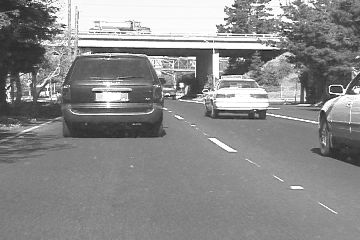
#> input picture Lucas-Kanade tracker/Code/Car4/img/0028.jpg, 360 x 240 px; its folder holds only this picture in this run
$ python Car_Script.py   (older library calls are emulated)
#> lines starting #> are read from the running program, lines starting #| are printed output that depends on the picture
# Car Tracking
import cv2
import numpy as np
import glob

def adjust_gamma(image, gamma=1.5):
    invGamma = 1.0 / gamma
    table = np.array([((i / 255.0) ** invGamma) * 255
                      for i in np.arange(0, 256)]).astype("uint8")

    return cv2.LUT(image, table)

def shift_data(tmp_mean, img):
    tmp_mean_matrix = np.full((img.shape), tmp_mean)
    img_mean_matrix = np.full((img.shape), np.mean(img))
    std_ = np.std(img)
    z_score = np.true_divide((img.astype(int) - tmp_mean_matrix.astype(int)), std_)
    dmean = np.mean(img) - tmp_mean

    if dmean < 2:
        shifted_img = -(z_score * std_).astype(int) + img_mean_matrix.astype(int)

    else:
        shifted_img = (z_score * std_).astype(int) + img_mean_matrix.astype(int)

    return shifted_img.astype(dtype=np.uint8)

def get_ROI():
    ROI = [[[70, 51], [177, 138]], [[144, 66], [213, 123]], [[160, 67], [228, 121]], [[193, 62], [254, 116]],
           [[208, 68], [267, 115]], [[210, 68], [278, 117]]]
    return ROI


def get_template(Image, frame_number):
    ROI = get_ROI()
    if frame_number == 0:
        ROI = ROI[0]
    if frame_number == 212:
        ROI = ROI[1]
    if frame_number == 230:
        ROI = ROI[2]
    if frame_number == 280:
        ROI = ROI[3]
    if frame_number == 321:
        ROI = ROI[4]
    if frame_number == 449:
        ROI = ROI[5]
    x = ROI[0][1]
    y = ROI[0][0]
    w = ROI[1][1]
    h = ROI[1][0]
    Temp = Image[x:w, y:h]
    Temp = cv2.equalizeHist(Temp)
    return ROI, Temp

def update_p(p, Delta_p):
    denominator = (1 + Delta_p[0]) * (1 + Delta_p[3]) - Delta_p[1] * Delta_p[2]
    Delta_p_0 = (-Delta_p[0] - Delta_p[0] * Delta_p[3] + Delta_p[1] * Delta_p[2]) / denominator
    Delta_p_1 = (-Delta_p[1]) / denominator
    Delta_p_2 = (-Delta_p[2]) / denominator
    Delta_p_3 = (-Delta_p[3] - Delta_p[0] * Delta_p[3] + Delta_p[1] * Delta_p[2]) / denominator
    Delta_p_4 = (-Delta_p[4] - Delta_p[3] * Delta_p[4] + Delta_p[2] * Delta_p[5]) / denominator
    Delta_p_5 = (-Delta_p[5] - Delta_p[0] * Delta_p[5] + Delta_p[1] * Delta_p[4]) / denominator

    p[0] += Delta_p_0 + p[0] * Delta_p_0 + p[2] * Delta_p_1
    p[1] += Delta_p_1 + p[1] * Delta_p_0 + p[3] * Delta_p_1
    p[2] += Delta_p_2 + p[0] * Delta_p_2 + p[2] * Delta_p_3
    p[3] += Delta_p_3 + p[1] * Delta_p_2 + p[3] * Delta_p_3
    p[4] += Delta_p_4 + p[0] * Delta_p_4 + p[2] * Delta_p_5
    p[5] += Delta_p_5 + p[1] * Delta_p_4 + p[3] * Delta_p_5

    return p


def Affine_LK_TRacker(img, tmp, rect, p):
    # Initialization
    rows, cols = tmp.shape

    iteration = 200
    # Calculate gradient of template
    grad_x = cv2.Sobel(tmp, cv2.CV_64F, 1, 0, ksize=5)
    grad_y = cv2.Sobel(tmp, cv2.CV_64F, 0, 1, ksize=5)

    # Calculate Jacobian
    x = np.array(range(cols))
    y = np.array(range(rows))
    x, y = np.meshgrid(x, y)
    ones = np.ones((rows, cols))
    zeros = np.zeros((rows, cols))
    row1 = np.stack((x, zeros, y, zeros, ones, zeros), axis=2)
    row2 = np.stack((zeros, x, zeros, y, zeros, ones), axis=2)
    jacob = np.stack((row1, row2), axis=2)

    # Set gradient of a pixel into 1 by 2 vector
    grad = np.stack((grad_x, grad_y), axis=2)
    grad = np.expand_dims((grad), axis=2)
    steepest_descents = np.matmul(grad, jacob)
    steepest_descents_trans = np.transpose(steepest_descents, (0, 1, 3, 2))

    # Compute Hessian matrix
    H = np.matmul(steepest_descents_trans, steepest_descents).sum((0, 1))

    for i in range(iteration):
        # Calculate warp image
        warp_mat = np.array([[1 + p[0], p[2], p[4]], [p[1], 1 + p[3], p[5]]])
        warp_img = cv2.warpAffine(img, warp_mat, (0, 0))
        warp_img = warp_img[rect[0][1]:rect[1][1], rect[0][0]:rect[1][0]]
        # Equalize the image
        warp_img = cv2.equalizeHist(warp_img)

        if np.linalg.norm(warp_img) < np.linalg.norm(tmp):
            warp_img = adjust_gamma(warp_img, gamma=1.1)

        # warp_img = shift_data(np.mean(tmp), warp_img)

        # Compute the error term
        error = tmp.astype(float) - warp_img.astype(float)

        # Compute steepest-gradient-descent update
        error = error.reshape((rows, cols, 1, 1))
        update = (steepest_descents_trans * error).sum((0, 1))
        Delta_p = np.matmul(np.linalg.pinv(H), update).reshape((-1))

        # Update p
        p = update_p(p, Delta_p)
    return p

def recalculate_coordinates(ROI, warp_mat):
    ROI_other = [[ROI[1][0], ROI[0][1]], [ROI[0][0], ROI[1][1]]]
    newROI = np.hstack((ROI, [[1], [1]]))
    newROI_other = np.hstack((ROI_other, [[1], [1]]))
    newROI = np.dot(warp_mat, newROI.T).astype(np.int32)
    newROI_other = np.dot(warp_mat, newROI_other.T).astype(np.int32)
    pts = np.array([newROI.T[0], newROI_other.T[0], newROI.T[1], newROI_other.T[1]])
    pts = pts.reshape((-1, 1, 2))
    return pts

def main():
    frame_increase = 0
    image_list = []
    image1=[]
    ROI=get_ROI()
    for img in glob.glob((r"Car4/img/*.jpg")):
        image1.append(img)
    image1.sort()
    for img in image1:
        image = cv2.imread(img)
#> image is the input picture: shape (240, 360, 3); min 18, max 255, mean 138.5
        grey = cv2.cvtColor(image, cv2.COLOR_BGR2GRAY)

        if frame_increase == 0 or frame_increase == 212 or frame_increase == 230 or frame_increase == 280 or frame_increase == 321 or frame_increase == 449:
            p = np.zeros(6)
            ROI, template = get_template(grey, frame_increase)
#> in get_template, `Temp = Image[x:w, y:h]`:
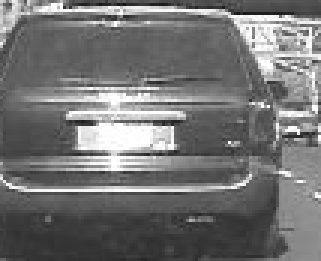
#> Temp: shape (87, 107) (shown 3 times larger); min 18, max 255, mean 115.1
#> in get_template, `Temp = cv2.equalizeHist(Temp)`:
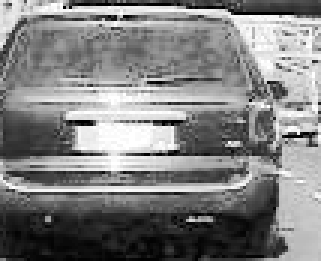
#> Temp: shape (87, 107) (shown 3 times larger); min 0, max 255, mean 128.6
#> ROI = [[70, 51], [177, 138]]
            cv2.imshow('template', template)

        # Using Lk to track
        p = Affine_LK_TRacker(grey, template, ROI, p)
#> in Affine_LK_TRacker, `grad_x = cv2.Sobel(tmp, cv2.CV_64F, 1, 0, ksize=5)`:
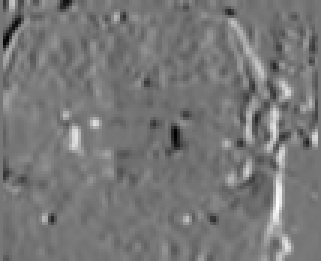
#> grad_x: shape (87, 107) float64 (shown 3 times larger); min -6738, max 7820, mean 88; drawn with min black and max white
#> in Affine_LK_TRacker, `grad_y = cv2.Sobel(tmp, cv2.CV_64F, 0, 1, ksize=5)`:
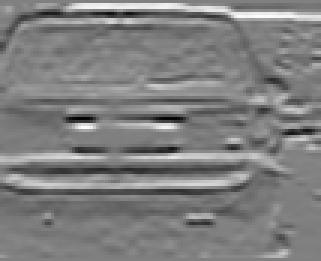
#> grad_y: shape (87, 107) float64 (shown 3 times larger); min -10841, max 10756, mean -69.3; drawn with min black and max white
#> in Affine_LK_TRacker, `H = np.matmul(steepest_descents_trans, steepest_descents).sum((0, 1))`: H = [[6.52e+13, -3.09e+12, 3.69e+13, 1.57e+12, 7.94e+11, -3.64e+10], [-3.09e+12, 2.14e+14, 1.57e+12, 1.08e+14, -3.64e+10, 3.22e+12], [3.69e+13, 1.57e+12, 2.79e+13, 1.1e+12, 5.13e+11, 1.09e+10], [1.57e+12, 1.08e+14, 1.1e+12, 1.1e+14, 1.09e+10, 2.14e+12], [7.94e+11, -3.64e+10, 5.13e+11, 1.09e+10, 1.22e+10, -130546901], [-3.64e+10, 3.22e+12, 1.09e+10, 2.14e+12, -130546901, 6.12e+10]]
#> p = [0, 0, 0, 0, 0, 0]

        # Update new W matrix
        warp_mat = np.array([[1 + p[0], p[2], p[4]], [p[1], 1 + p[3], p[5]]])
#> warp_mat = [[1, 0, 0], [0, 1, 0]]
        warp_mat = cv2.invertAffineTransform(warp_mat)

        pts = recalculate_coordinates(ROI, warp_mat)
#> in recalculate_coordinates, `ROI_other = [[ROI[1][0], ROI[0][1]], [ROI[0][0], ROI[1][1]]]`: ROI_other = [[177, 51], [70, 138]]
#> in recalculate_coordinates, `newROI = np.hstack((ROI, [[1], [1]]))`: newROI = [[70, 51, 1], [177, 138, 1]]
#> in recalculate_coordinates, `newROI_other = np.hstack((ROI_other, [[1], [1]]))`: newROI_other = [[177, 51, 1], [70, 138, 1]]
#> in recalculate_coordinates, `newROI = np.dot(warp_mat, newROI.T).astype(np.int32)`: newROI = [[70, 177], [51, 138]]
#> in recalculate_coordinates, `newROI_other = np.dot(warp_mat, newROI_other.T).astype(np.int32)`: newROI_other = [[177, 70], [51, 138]]
#> in recalculate_coordinates, `pts = np.array([newROI.T[0], newROI_other.T[0], newROI.T[1], newROI_ot..`: pts = [[70, 51], [177, 51], [177, 138], [70, 138]]
#> pts = [[70, 51], [177, 51], [177, 138], [70, 138]]

        cv2.polylines(image, [pts], True, (255, 0, 0), 2)
        cv2.namedWindow('image', cv2.WINDOW_NORMAL)
        cv2.resizeWindow('image', 360, 240)
        image_list.append(image)
        cv2.imshow("image", image)
        cv2.waitKey(1)

        frame_increase += 1
        # print(frame_increase)
    height, width, layers = image_list[0].shape
#> height = 240; width = 360; layers = 3
    size = (width, height)
#> size = (360, 240)

    out = cv2.VideoWriter('Car_tracking_dummy.avi', cv2.VideoWriter_fourcc(*'DIVX'), 5.0, size)

    for i in range(len(image_list)):
        # writing to a image array
        out.write(image_list[i])
#> this loop made 1 pass
    out.release()

    cv2.destroyAllWindows()


if __name__ == '__main__':
    main()

$ run again, on Lucas-Kanade tracker/Code/Car4/img/0111.jpg
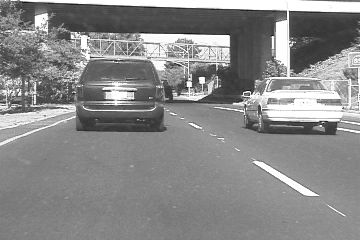
#> input picture Lucas-Kanade tracker/Code/Car4/img/0111.jpg, 360 x 240 px
#> in main, image is the input picture: shape (240, 360, 3); min 10, max 255, mean 136.7
#> in get_template, `Temp = cv2.equalizeHist(Temp)`:
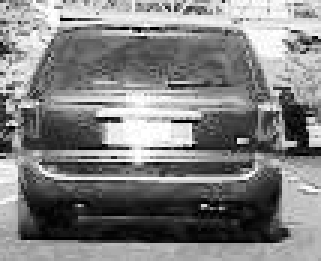
#> Temp: shape (87, 107) (shown 3 times larger); min 0, max 255, mean 128.5
#> ROI = [[70, 51], [177, 138]]
#> in Affine_LK_TRacker, `grad_y = cv2.Sobel(tmp, cv2.CV_64F, 0, 1, ksize=5)`:
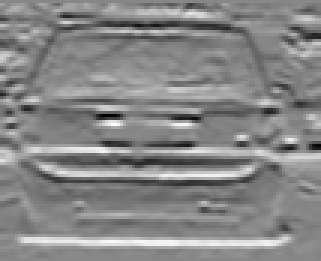
#> grad_y: shape (87, 107) float64 (shown 3 times larger); min -10087, max 8946, mean -35; drawn with min black and max white
#> H = [[8.56e+13, -8.09e+12, 4.32e+13, -1.76e+12, 1.03e+12, -9.19e+10], [-8.09e+12, 2.05e+14, -1.76e+12, 1.42e+14, -9.19e+10, 3.06e+12], [4.32e+13, -1.76e+12, 3.89e+13, -1.76e+12, 7.6e+11, -3.83e+10], [-1.76e+12, 1.42e+14, -1.76e+12, 1.58e+14, -3.83e+10, 2.7e+12], [1.03e+12, -9.19e+10, 7.6e+11, -3.83e+10, 1.83e+10, -1.09e+09], [-9.19e+10, 3.06e+12, -3.83e+10, 2.7e+12, -1.09e+09, 5.79e+10]]
#> in main, `p = Affine_LK_TRacker(grey, template, ROI, p)`: p = [0, 0, 0, 0, 0, 0]
#> in main, `warp_mat = np.array([[1 + p[0], p[2], p[4]], [p[1], 1 + p[3], p[5]]])`: warp_mat = [[1, 0, 0], [0, 1, 0]]
#> ROI_other = [[177, 51], [70, 138]]
#> in recalculate_coordinates, `newROI = np.hstack((ROI, [[1], [1]]))`: newROI = [[70, 51, 1], [177, 138, 1]]
#> in recalculate_coordinates, `newROI_other = np.hstack((ROI_other, [[1], [1]]))`: newROI_other = [[177, 51, 1], [70, 138, 1]]
#> in recalculate_coordinates, `newROI = np.dot(warp_mat, newROI.T).astype(np.int32)`: newROI = [[70, 177], [51, 138]]
#> in recalculate_coordinates, `newROI_other = np.dot(warp_mat, newROI_other.T).astype(np.int32)`: newROI_other = [[177, 70], [51, 138]]
#> in recalculate_coordinates, `pts = np.array([newROI.T[0], newROI_other.T[0], newROI.T[1], newROI_ot..`: pts = [[70, 51], [177, 51], [177, 138], [70, 138]]
#> the loop in main, `for i in range(len(image_list)):` made 1 pass

$ run again, on Lucas-Kanade tracker/Code/Car4/img/0129.jpg
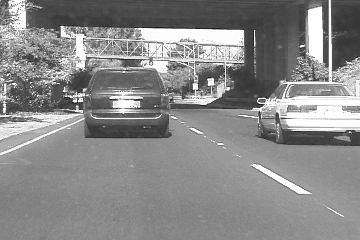
#> input picture Lucas-Kanade tracker/Code/Car4/img/0129.jpg, 360 x 240 px
#> in main, image is the input picture: shape (240, 360, 3); min 13, max 255, mean 137
#> in get_template, `Temp = cv2.equalizeHist(Temp)`:
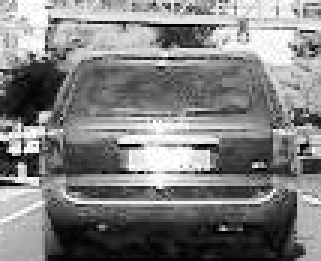
#> Temp: shape (87, 107) (shown 3 times larger); min 0, max 255, mean 128.4
#> ROI = [[70, 51], [177, 138]]
#> in Affine_LK_TRacker, `grad_y = cv2.Sobel(tmp, cv2.CV_64F, 0, 1, ksize=5)`:
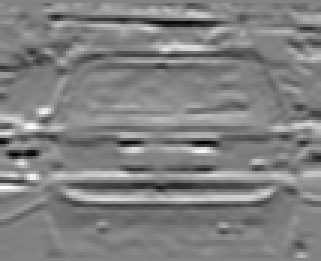
#> grad_y: shape (87, 107) float64 (shown 3 times larger); min -10630, max 9922, mean -211.9; drawn with min black and max white
#> H = [[6.6e+13, -3.52e+12, 3.8e+13, -1.7e+11, 8.6e+11, -3.22e+10], [-3.52e+12, 1.81e+14, -1.7e+11, 1.12e+14, -3.22e+10, 2.7e+12], [3.8e+13, -1.7e+11, 4.29e+13, 1.27e+11, 7.68e+11, 1.78e+09], [-1.7e+11, 1.12e+14, 1.27e+11, 1.19e+14, 1.78e+09, 2.22e+12], [8.6e+11, -3.22e+10, 7.68e+11, 1.78e+09, 1.8e+10, 67146006], [-3.22e+10, 2.7e+12, 1.78e+09, 2.22e+12, 67146006, 5.3e+10]]
#> in main, `p = Affine_LK_TRacker(grey, template, ROI, p)`: p = [0, 0, 0, 0, 0, 0]
#> in main, `warp_mat = np.array([[1 + p[0], p[2], p[4]], [p[1], 1 + p[3], p[5]]])`: warp_mat = [[1, 0, 0], [0, 1, 0]]
#> ROI_other = [[177, 51], [70, 138]]
#> in recalculate_coordinates, `newROI = np.hstack((ROI, [[1], [1]]))`: newROI = [[70, 51, 1], [177, 138, 1]]
#> in recalculate_coordinates, `newROI_other = np.hstack((ROI_other, [[1], [1]]))`: newROI_other = [[177, 51, 1], [70, 138, 1]]
#> in recalculate_coordinates, `newROI = np.dot(warp_mat, newROI.T).astype(np.int32)`: newROI = [[70, 177], [51, 138]]
#> in recalculate_coordinates, `newROI_other = np.dot(warp_mat, newROI_other.T).astype(np.int32)`: newROI_other = [[177, 70], [51, 138]]
#> in recalculate_coordinates, `pts = np.array([newROI.T[0], newROI_other.T[0], newROI.T[1], newROI_ot..`: pts = [[70, 51], [177, 51], [177, 138], [70, 138]]
#> the loop in main, `for i in range(len(image_list)):` made 1 pass

$ run again, on Lucas-Kanade tracker/Code/Car4/img/0135.jpg
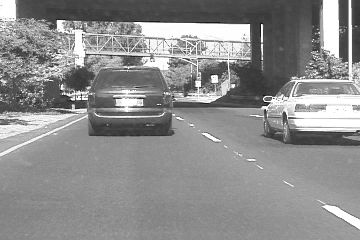
#> input picture Lucas-Kanade tracker/Code/Car4/img/0135.jpg, 360 x 240 px
#> in main, image is the input picture: shape (240, 360, 3); min 0, max 255, mean 141.1
#> in get_template, `Temp = cv2.equalizeHist(Temp)`:
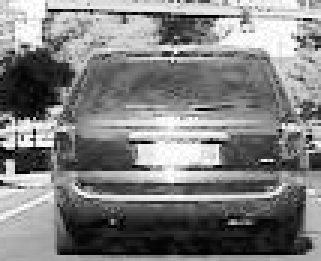
#> Temp: shape (87, 107) (shown 3 times larger); min 0, max 255, mean 128.4
#> ROI = [[70, 51], [177, 138]]
#> in Affine_LK_TRacker, `grad_y = cv2.Sobel(tmp, cv2.CV_64F, 0, 1, ksize=5)`:
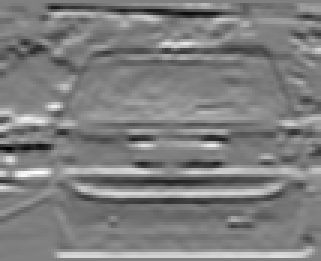
#> grad_y: shape (87, 107) float64 (shown 3 times larger); min -10869, max 10735, mean -103.3; drawn with min black and max white
#> H = [[6.35e+13, -8.31e+11, 3.52e+13, 1.71e+12, 8.26e+11, -6.08e+09], [-8.31e+11, 2.19e+14, 1.71e+12, 1.56e+14, -6.08e+09, 3.25e+12], [3.52e+13, 1.71e+12, 3.77e+13, 1.07e+12, 6.92e+11, 1.74e+10], [1.71e+12, 1.56e+14, 1.07e+12, 1.79e+14, 1.74e+10, 2.96e+12], [8.26e+11, -6.08e+09, 6.92e+11, 1.74e+10, 1.69e+10, 318847985], [-6.08e+09, 3.25e+12, 1.74e+10, 2.96e+12, 318847985, 6.32e+10]]
#> in main, `p = Affine_LK_TRacker(grey, template, ROI, p)`: p = [0, 0, 0, 0, 0, 0]
#> in main, `warp_mat = np.array([[1 + p[0], p[2], p[4]], [p[1], 1 + p[3], p[5]]])`: warp_mat = [[1, 0, 0], [0, 1, 0]]
#> ROI_other = [[177, 51], [70, 138]]
#> in recalculate_coordinates, `newROI = np.hstack((ROI, [[1], [1]]))`: newROI = [[70, 51, 1], [177, 138, 1]]
#> in recalculate_coordinates, `newROI_other = np.hstack((ROI_other, [[1], [1]]))`: newROI_other = [[177, 51, 1], [70, 138, 1]]
#> in recalculate_coordinates, `newROI = np.dot(warp_mat, newROI.T).astype(np.int32)`: newROI = [[70, 177], [51, 138]]
#> in recalculate_coordinates, `newROI_other = np.dot(warp_mat, newROI_other.T).astype(np.int32)`: newROI_other = [[177, 70], [51, 138]]
#> in recalculate_coordinates, `pts = np.array([newROI.T[0], newROI_other.T[0], newROI.T[1], newROI_ot..`: pts = [[70, 51], [177, 51], [177, 138], [70, 138]]
#> the loop in main, `for i in range(len(image_list)):` made 1 pass

$ run again, on Lucas-Kanade tracker/Code/Car4/img/0039.jpg
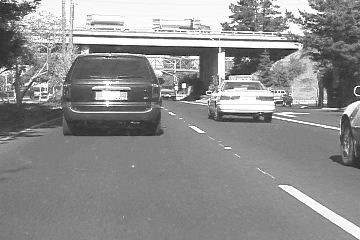
#> input picture Lucas-Kanade tracker/Code/Car4/img/0039.jpg, 360 x 240 px
#> in main, image is the input picture: shape (240, 360, 3); min 9, max 255, mean 142.3
#> ROI = [[70, 51], [177, 138]]
#> in Affine_LK_TRacker, `grad_y = cv2.Sobel(tmp, cv2.CV_64F, 0, 1, ksize=5)`:
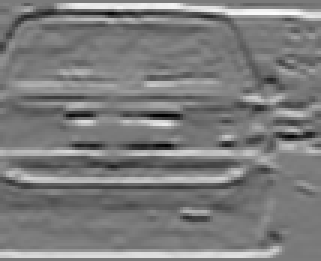
#> grad_y: shape (87, 107) float64 (shown 3 times larger); min -10064, max 10802, mean 106.5; drawn with min black and max white
#> H = [[6.15e+13, -3.75e+12, 3.47e+13, 1.85e+12, 7.58e+11, -4.7e+10], [-3.75e+12, 2.37e+14, 1.85e+12, 1.36e+14, -4.7e+10, 3.55e+12], [3.47e+13, 1.85e+12, 2.59e+13, 1.05e+12, 4.87e+11, 5.58e+09], [1.85e+12, 1.36e+14, 1.05e+12, 1.67e+14, 5.58e+09, 2.74e+12], [7.58e+11, -4.7e+10, 4.87e+11, 5.58e+09, 1.17e+10, -486657605], [-4.7e+10, 3.55e+12, 5.58e+09, 2.74e+12, -486657605, 6.74e+10]]
#> in main, `p = Affine_LK_TRacker(grey, template, ROI, p)`: p = [0, 0, 0, 0, 0, 0]
#> in main, `warp_mat = np.array([[1 + p[0], p[2], p[4]], [p[1], 1 + p[3], p[5]]])`: warp_mat = [[1, 0, 0], [0, 1, 0]]
#> ROI_other = [[177, 51], [70, 138]]
#> in recalculate_coordinates, `newROI = np.hstack((ROI, [[1], [1]]))`: newROI = [[70, 51, 1], [177, 138, 1]]
#> in recalculate_coordinates, `newROI_other = np.hstack((ROI_other, [[1], [1]]))`: newROI_other = [[177, 51, 1], [70, 138, 1]]
#> in recalculate_coordinates, `newROI = np.dot(warp_mat, newROI.T).astype(np.int32)`: newROI = [[70, 177], [51, 138]]
#> in recalculate_coordinates, `newROI_other = np.dot(warp_mat, newROI_other.T).astype(np.int32)`: newROI_other = [[177, 70], [51, 138]]
#> in recalculate_coordinates, `pts = np.array([newROI.T[0], newROI_other.T[0], newROI.T[1], newROI_ot..`: pts = [[70, 51], [177, 51], [177, 138], [70, 138]]
#> the loop in main, `for i in range(len(image_list)):` made 1 pass
